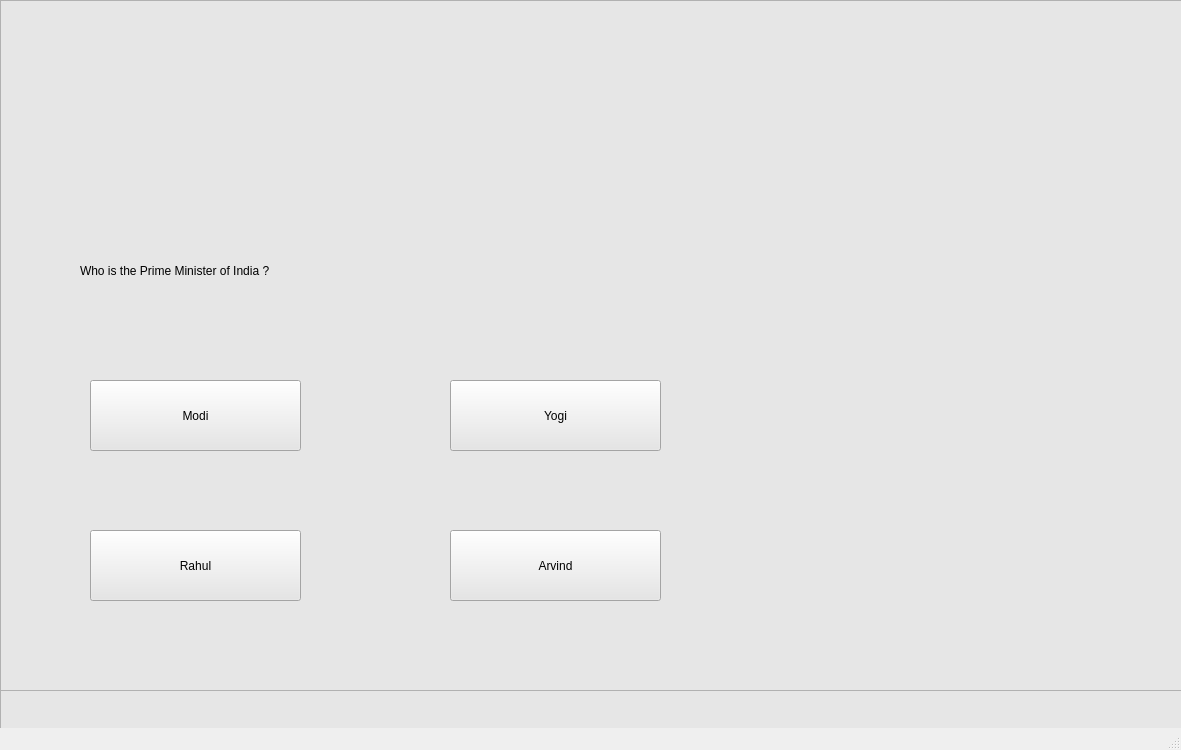
<?xml version="1.0" encoding="UTF-8"?>
<ui version="4.0">
 <class>MainWindow</class>
 <widget class="QMainWindow" name="MainWindow">
  <property name="geometry">
   <rect>
    <x>0</x>
    <y>0</y>
    <width>1181</width>
    <height>750</height>
   </rect>
  </property>
  <property name="windowTitle">
   <string>MainWindow</string>
  </property>
  <widget class="QWidget" name="centralwidget">
   <widget class="QFrame" name="frame">
    <property name="geometry">
     <rect>
      <x>0</x>
      <y>0</y>
      <width>1191</width>
      <height>741</height>
     </rect>
    </property>
    <property name="styleSheet">
     <string notr="true">background-color: rgb(230, 230, 230);</string>
    </property>
    <property name="frameShape">
     <enum>QFrame::StyledPanel</enum>
    </property>
    <property name="frameShadow">
     <enum>QFrame::Raised</enum>
    </property>
    <widget class="QPushButton" name="pushButton">
     <property name="geometry">
      <rect>
       <x>80</x>
       <y>520</y>
       <width>231</width>
       <height>81</height>
      </rect>
     </property>
     <property name="styleSheet">
      <string notr="true">font: 20pt &quot;MS Shell Dlg 2&quot;;
color: rgb(255, 255, 255);
background-color: rgb(255, 0, 0);
border-radius: 20px;</string>
     </property>
     <property name="text">
      <string>Start Game</string>
     </property>
    </widget>
    <widget class="QPushButton" name="pushButton_2">
     <property name="geometry">
      <rect>
       <x>800</x>
       <y>520</y>
       <width>231</width>
       <height>81</height>
      </rect>
     </property>
     <property name="styleSheet">
      <string notr="true">font: 20pt &quot;MS Shell Dlg 2&quot;;
color: rgb(255, 255, 255);
background-color: rgb(255, 0, 0);
border-radius: 20px;</string>
     </property>
     <property name="text">
      <string>Exit Game</string>
     </property>
    </widget>
    <widget class="QFrame" name="frame_2">
     <property name="geometry">
      <rect>
       <x>0</x>
       <y>0</y>
       <width>1191</width>
       <height>691</height>
      </rect>
     </property>
     <property name="frameShape">
      <enum>QFrame::StyledPanel</enum>
     </property>
     <property name="frameShadow">
      <enum>QFrame::Raised</enum>
     </property>
     <widget class="QLabel" name="label">
      <property name="geometry">
       <rect>
        <x>80</x>
        <y>230</y>
        <width>751</width>
        <height>81</height>
       </rect>
      </property>
      <property name="styleSheet">
       <string notr="true">font: 20pt &quot;MS Shell Dlg 2&quot;;</string>
      </property>
      <property name="text">
       <string>Who is the Prime Minister of India ?</string>
      </property>
     </widget>
     <widget class="QPushButton" name="pushButton_3">
      <property name="geometry">
       <rect>
        <x>90</x>
        <y>380</y>
        <width>211</width>
        <height>71</height>
       </rect>
      </property>
      <property name="styleSheet">
       <string notr="true">font: 18pt &quot;MS Shell Dlg 2&quot;;</string>
      </property>
      <property name="text">
       <string>Modi</string>
      </property>
     </widget>
     <widget class="QPushButton" name="pushButton_4">
      <property name="geometry">
       <rect>
        <x>450</x>
        <y>380</y>
        <width>211</width>
        <height>71</height>
       </rect>
      </property>
      <property name="styleSheet">
       <string notr="true">font: 18pt &quot;MS Shell Dlg 2&quot;;</string>
      </property>
      <property name="text">
       <string>Yogi</string>
      </property>
     </widget>
     <widget class="QPushButton" name="pushButton_5">
      <property name="geometry">
       <rect>
        <x>90</x>
        <y>530</y>
        <width>211</width>
        <height>71</height>
       </rect>
      </property>
      <property name="styleSheet">
       <string notr="true">font: 18pt &quot;MS Shell Dlg 2&quot;;</string>
      </property>
      <property name="text">
       <string>Rahul</string>
      </property>
     </widget>
     <widget class="QPushButton" name="pushButton_6">
      <property name="geometry">
       <rect>
        <x>450</x>
        <y>530</y>
        <width>211</width>
        <height>71</height>
       </rect>
      </property>
      <property name="styleSheet">
       <string notr="true">font: 18pt &quot;MS Shell Dlg 2&quot;;</string>
      </property>
      <property name="text">
       <string>Arvind</string>
      </property>
     </widget>
    </widget>
   </widget>
  </widget>
  <widget class="QMenuBar" name="menubar">
   <property name="geometry">
    <rect>
     <x>0</x>
     <y>0</y>
     <width>1181</width>
     <height>31</height>
    </rect>
   </property>
  </widget>
  <widget class="QStatusBar" name="statusbar"/>
 </widget>
 <resources/>
 <connections/>
</ui>
